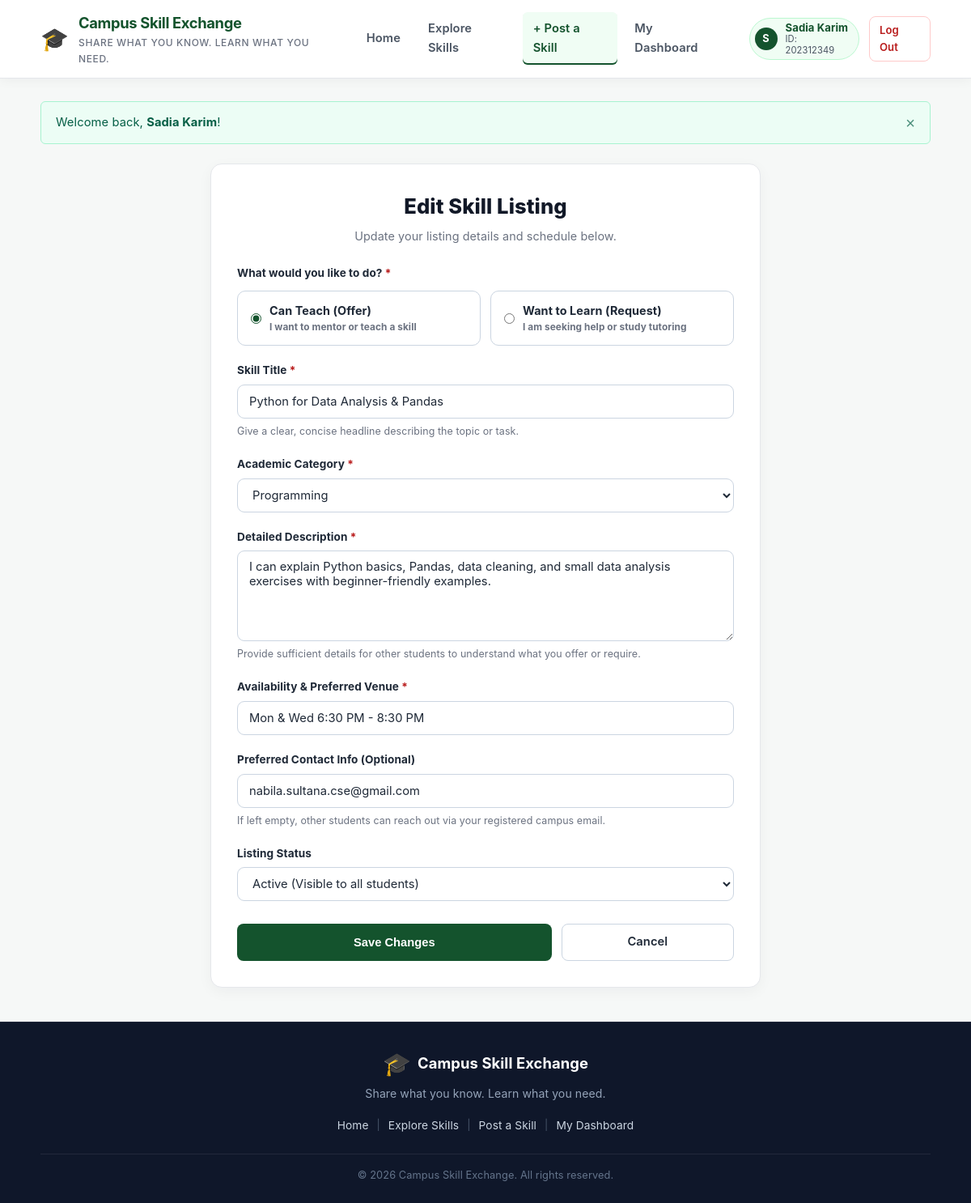
/skill-form.php?id=9 (signed in), run on the app's committed database.
### tables this page shows
CREATE TABLE skills (
    id INT AUTO_INCREMENT PRIMARY KEY,
    user_id INT NOT NULL,
    title VARCHAR(120) NOT NULL,
    type ENUM('teach', 'learn') NOT NULL DEFAULT 'teach',
    category VARCHAR(60) NOT NULL,
    description TEXT NOT NULL,
    availability VARCHAR(120) NOT NULL,
    contact_info VARCHAR(120) NULL,
    status ENUM('active', 'closed') NOT NULL DEFAULT 'active',
    created_at TIMESTAMP DEFAULT CURRENT_TIMESTAMP,
    updated_at TIMESTAMP DEFAULT CURRENT_TIMESTAMP ON UPDATE CURRENT_TIMESTAMP,
    CONSTRAINT fk_skills_user FOREIGN KEY (user_id) REFERENCES users(id) ON DELETE CASCADE
);

### skill-form.php (the view, shortened to what this page needs)
<?php
require_once __DIR__ . '/includes/db.php';
$userId     = current_user_id();
$skillId    = isset($_GET['id']) ? intval($_GET['id']) : 0;
$isEditMode = ($skillId > 0);
$skill = [
    'id'           => 0,
    'title'        => '',
    'type'         => 'teach',
    'category'     => '',
    'description'  => '',
    'availability' => '',
    'contact_info' => '',
    'status'       => 'active'
];
$categories = [
    'Programming',
    'Engineering',
    'Design',
    'Mathematics',
    'Academic',
    'Communication',
    'Languages',
    'Science'
];
if ($isEditMode) {
    try {
        $stmt = $pdo->prepare("SELECT * FROM skills WHERE id = :id AND user_id = :user_id LIMIT 1");
        $stmt->execute([
            ':id'      => $skillId,
            ':user_id' => $userId
        ]);
        $existing = $stmt->fetch();
        $skill = $existing;
    } catch (PDOException $e) {
        set_flash('danger', 'Error loading listing: ' . htmlspecialchars($e->getMessage()));
        redirect('dashboard.php');
    }
}
require_once __DIR__ . '/includes/header.php';
?>
<div class="form-card">
    <div class="form-header">
        <h2><?php echo $isEditMode ? 'Edit Skill Listing' : 'Share or Request a Skill'; ?></h2>
        <p>
            <?php echo $isEditMode
                ? 'Update your listing details and schedule below.'
                : 'Connect with peers across campus. Share your knowledge or request assistance.';
            ?>
        </p>
    </div>
    <form
        id="skillForm"
        action="<?php echo $isEditMode ? 'actions/update-skill.php' : 'actions/create-skill.php'; ?>"
        method="POST"
    >
        <div class="form-group" style="margin-bottom: 20px;">
            <label>What would you like to do? <span style="color: var(--danger);">*</span></label>
            <div class="radio-group">
                <label class="radio-card">
                    <input
                        type="radio"
                        name="type"
                        value="teach"
                        <?php echo ($skill['type'] === 'teach') ? 'checked' : ''; ?>
                    >
                    <div class="radio-card-content">
                        <span class="radio-card-title">Can Teach (Offer)</span>
                        <span class="radio-card-desc">I want to mentor or teach a skill</span>
                    </div>
                </label>
                <label class="radio-card">
                    <input
                        type="radio"
                        name="type"
                        value="learn"
                        <?php echo ($skill['type'] === 'learn') ? 'checked' : ''; ?>
                    >
                    <div class="radio-card-content">
                        <span class="radio-card-title">Want to Learn (Request)</span>
                        <span class="radio-card-desc">I am seeking help or study tutoring</span>
                    </div>
                </label>
            </div>
        </div>
        <div class="form-group" style="margin-bottom: 20px;">
            <label for="title">Skill Title <span style="color: var(--danger);">*</span></label>
            <input
                type="text"
                id="title"
                name="title"
                class="form-control"
                placeholder="e.g. Python for Data Analysis, Figma UI Design, Circuit Analysis"
                value="<?php echo htmlspecialchars($skill['title']); ?>"
                required
            >
            <span class="form-text">Give a clear, concise headline describing the topic or task.</span>
        </div>
        <div class="form-group" style="margin-bottom: 20px;">
            <label for="category">Academic Category <span style="color: var(--danger);">*</span></label>
            <select id="category" name="category" class="form-control" required>
                <?php foreach ($categories as $cat): ?>
                    <option value="<?php echo htmlspecialchars($cat); ?>" <?php echo ($skill['category'] === $cat) ? 'selected' : ''; ?>>
                        <?php echo htmlspecialchars($cat); ?>
                    </option>
                <?php endforeach; ?>
            </select>
        </div>
        <div class="form-group" style="margin-bottom: 20px;">
            <label for="description">Detailed Description <span style="color: var(--danger);">*</span></label>
            <textarea
                id="description"
                name="description"
                class="form-control"
                rows="5"
                placeholder="Explain what topics you can cover, what projects you need help with, or your background..."
                required
            ><?php echo htmlspecialchars($skill['description']); ?></textarea>
            <span class="form-text">Provide sufficient details for other students to understand what you offer or require.</span>
        </div>
        <div class="form-group" style="margin-bottom: 20px;">
            <label for="availability">Availability & Preferred Venue <span style="color: var(--danger);">*</span></label>
            <input
                type="text"
                id="availability"
                name="availability"
                class="form-control"
                placeholder="e.g. Sun & Tue after 4 PM (CSE Lab 3) or Zoom"
                value="<?php echo htmlspecialchars($skill['availability']); ?>"
                required
            >
        </div>
        <div class="form-group" style="margin-bottom: 20px;">
            <label for="contact_info">Preferred Contact Info (Optional)</label>
            <input
                type="text"
                id="contact_info"
                name="contact_info"
                class="form-control"
                placeholder="e.g. your_email@seu.edu.bd, WhatsApp number, or campus room"
                value="<?php echo htmlspecialchars($skill['contact_info']); ?>"
            >
            <span class="form-text">If left empty, other students can reach out via your registered campus email.</span>
        </div>
        <?php if ($isEditMode): ?>
            <div class="form-group" style="margin-bottom: 24px;">
                <label for="status">Listing Status</label>
                <select id="status" name="status" class="form-control">
                    <option value="active" <?php echo ($skill['status'] === 'active') ? 'selected' : ''; ?>>Active (Visible to all students)</option>
                </select>
            </div>
        <?php endif; ?>
        <div style="display: flex; gap: 12px; margin-top: 28px;">
            <button type="submit" class="btn btn-primary" style="flex: 2;">
                <?php echo $isEditMode ? 'Save Changes' : 'Publish Skill Listing'; ?>
            </button>
            <a href="dashboard.php" class="btn btn-outline" style="flex: 1; text-align: center;">Cancel</a>
        </div>
    </form>
</div>
<?php require_once __DIR__ . '/includes/footer.php'; ?>

### css/style.css (style rules this page uses)
:root { --primary: #14532d; --primary-hover: #0f3d21; --primary-light: #f0fdf4; --primary-border: #bbf7d0; --teach-color: #15803d; --teach-bg: #ecfdf5; --teach-border: #a7f3d0; --learn-color: #1d4ed8; --learn-bg: #eff6ff; --learn-border: #bfdbfe; --bg-page: #f8faf8; --bg-surface: #ffffff; --text-main: #1f2937; --text-muted: #4b5563; --text-light: #6b7280; --border: #e5e7eb; --border-dark: #cbd5e1; --danger: #b91c1c; --danger-bg: #fef2f2; --danger-border: #fecaca; --radius-sm: 6px; --radius-md: 10px; --radius-lg: 14px; --shadow-sm: 0 1px 3px rgba(0, 0, 0, 0.05); --shadow-md: 0 4px 12px rgba(0, 0, 0, 0.06); --shadow-lg: 0 10px 25px rgba(0, 0, 0, 0.08); --font-sans: -apple-system, BlinkMacSystemFont, "Segoe UI", Roboto, "Helvetica Neue", Arial, sans-serif; --transition: all 0.2s ease; }
*, *::before, *::after { box-sizing: border-box; margin: 0; padding: 0; }
body { font-family: var(--font-sans); background-color: var(--bg-page); color: var(--text-main); line-height: 1.6; display: flex; flex-direction: column; min-height: 100vh; }
a { color: var(--primary); text-decoration: none; transition: var(--transition); }
.btn { display: inline-flex; align-items: center; justify-content: center; gap: 8px; padding: 10px 18px; font-size: 0.92rem; font-weight: 600; border-radius: var(--radius-sm); cursor: pointer; border: 1px solid transparent; transition: var(--transition); text-decoration: none !important; }
.btn-primary { background-color: var(--primary); color: white; }
.btn-outline { border-color: var(--border-dark); color: var(--text-main); background-color: transparent; }
.form-group { display: flex; flex-direction: column; gap: 6px; }
.form-group label { font-size: 0.85rem; font-weight: 700; color: var(--text-main); }
.form-control { width: 100%; padding: 10px 14px; font-size: 0.92rem; font-family: inherit; border: 1px solid var(--border-dark); border-radius: var(--radius-sm); background-color: white; color: var(--text-main); transition: var(--transition); }
.form-text { font-size: 0.78rem; color: var(--text-light); }
.form-card { max-width: 680px; margin: 0 auto; background: var(--bg-surface); border: 1px solid var(--border); border-radius: var(--radius-md); padding: 32px; box-shadow: var(--shadow-sm); }
.form-header { text-align: center; margin-bottom: 24px; }
.form-header h2 { font-size: 1.6rem; font-weight: 800; color: #111827; }
.form-header p { font-size: 0.9rem; color: var(--text-light); margin-top: 4px; }
.radio-group { display: grid; grid-template-columns: 1fr 1fr; gap: 12px; margin-top: 4px; }
.radio-card { border: 1px solid var(--border-dark); border-radius: var(--radius-sm); padding: 12px 16px; cursor: pointer; display: flex; align-items: center; gap: 10px; transition: var(--transition); }
.radio-card input[type="radio"] { accent-color: var(--primary); }
.radio-card-content { display: flex; flex-direction: column; }
.radio-card-title { font-size: 0.9rem; font-weight: 700; color: var(--text-main); }
.radio-card-desc { font-size: 0.74rem; color: var(--text-light); }
body { background: #f6f8f7; letter-spacing: 0.005em; }
.btn { min-height: 40px; border-radius: 8px; box-shadow: none; }
.filter-panel, .form-card, .stat-card, .skill-card, .profile-banner, .data-table-container { border-radius: 14px; box-shadow: 0 5px 18px rgba(15, 23, 42, 0.045); }
.form-control { border-radius: 9px; min-height: 42px; transition: border-color 0.18s ease, box-shadow 0.18s ease; }
.radio-card { border-radius: 10px; transition: border-color 0.18s ease, background 0.18s ease; }

### data on the page
skills: type "☑ Can Teach (Offer) I want to me", type "☐ Want to Learn (Request) I am s", title "Python for Data Analysis & Pandas", category "Programming", description "I can explain Python basics, Pandas, data cleaning, and small data analysis exercises with beginner-friendly examples.", availability "Mon & Wed 6:30 PM - 8:30 PM", contact_info "nabila.sultana.cse@gmail.com", status "Active (Visible to all students)"

### other printed values
substr($_SESSION['full_name'] ?? 'S', 0, 1) "S"
$_SESSION['full_name'] "Sadia Karim"
$_SESSION['student_id'] "202312349"
$msg "Welcome back, Sadia Karim !"
